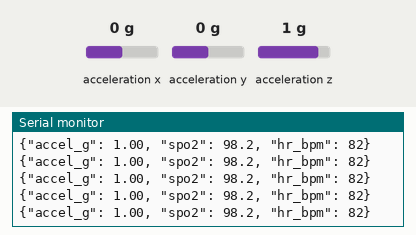
Bench run of a sketch on a simulated Arduino Uno, built with avr-gcc and run on an emulated ATmega328P. Shown: the last lines printed to the serial monitor. Wiring (inferred from the names in the program): MPU-6050 motion sensor at I2C address 0x68. Inputs (shaded band) come from the test bench; at power-on: acceleration x 0 g, acceleration y 0 g, acceleration z 1 g.

Above: at 1.2 s.
1.3 s: acceleration x set to -1.4 g
At 1.36 s:
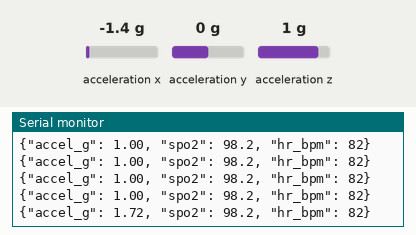
2.8 s: acceleration y set to -1.4 g
At 2.81 s:
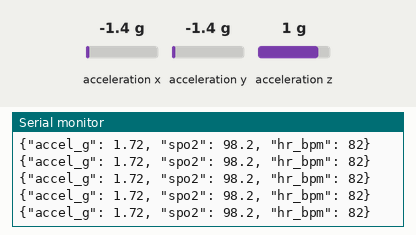
4.3 s: acceleration z set to -1.4 g
At 4.32 s:
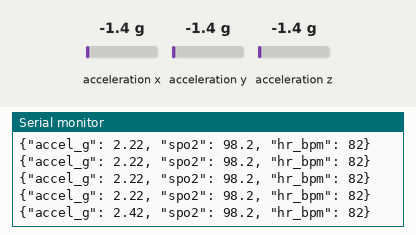
Timing chart, 0 to 7.3 s (numbered marks = the images above; inputs shaded):
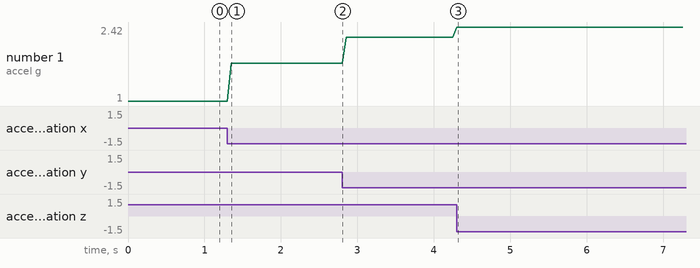

Measured:
- after the input at 1.3 s, the serial monitor: prints a new line after 0.05 s (image 1)
- after the input at 4.3 s, the serial monitor: prints a new line at once (image 3)
- plotted number 1: 1 → 1.72 after the input at 1.3 s, 1.72 → 2.22 after the input at 2.8 s, 2.22 → 2.42 after the input at 4.3 s

The sketch:

seizure_detector.ino
```cpp
/*
 * Low-Cost Real-Time Multimodal Seizure Detection System
 * Embedded Firmware for Arduino Uno / ESP32
 * Sensors: MAX30102 (PPG / Heart Rate & SpO2) + MPU6050 (6-Axis IMU)
 */

#include <Wire.h>

const int MPU_ADDR = 0x68;
const float ACCEL_SEIZURE_THRESHOLD = 3.2; // g-force variance threshold for clonic convulsions
const int HR_TACHYCARDIA_THRESHOLD = 120;  // BPM threshold for ictal autonomic surge

void setup() {
  Serial.begin(115200);
  Wire.begin();

  // Initialize MPU6050
  Wire.beginTransmission(MPU_ADDR);
  Wire.write(0x6B); // PWR_MGMT_1 register
  Wire.write(0);    // Wake up MPU6050
  Wire.endTransmission(true);

  Serial.println("[SYSTEM_READY] Multimodal Seizure Sensor Array Online.");
}

void loop() {
  // Read Accelerometer registers
  Wire.beginTransmission(MPU_ADDR);
  Wire.write(0x3B);
  Wire.endTransmission(false);
  Wire.requestFrom(MPU_ADDR, 6, true);

  int16_t raw_x = Wire.read() << 8 | Wire.read();
  int16_t raw_y = Wire.read() << 8 | Wire.read();
  int16_t raw_z = Wire.read() << 8 | Wire.read();

  float ax = raw_x / 16384.0;
  float ay = raw_y / 16384.0;
  float az = raw_z / 16384.0;
  float accel_mag = sqrt(ax * ax + ay * ay + az * az);

  // In production, MAX30102 optical sensor registers are polled over I2C
  // Output JSON formatted telemetry stream
  Serial.print("{\"accel_g\": ");
  Serial.print(accel_mag);
  Serial.print(", \"spo2\": 98.2, \"hr_bpm\": 82}");
  Serial.println();

  delay(50); // 20 Hz sampling frequency
}
```
